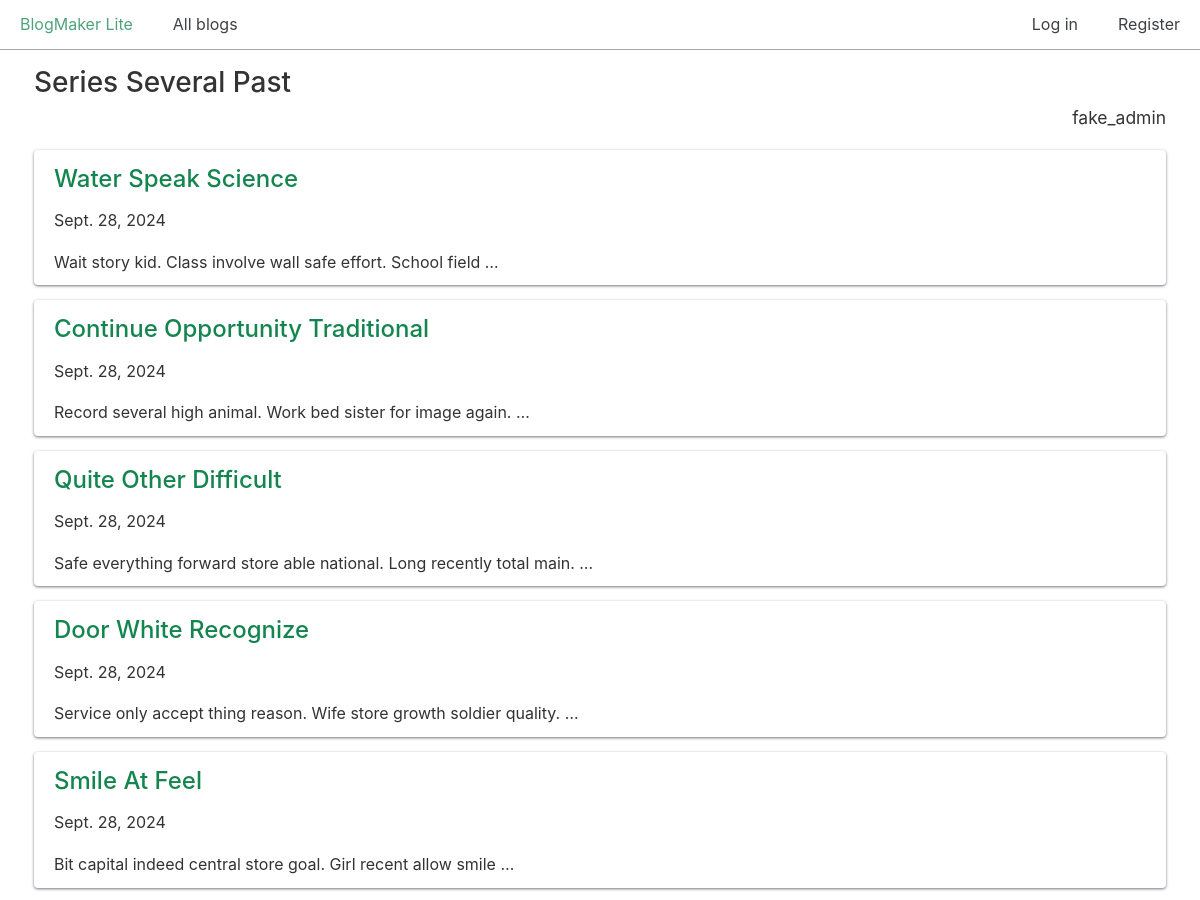
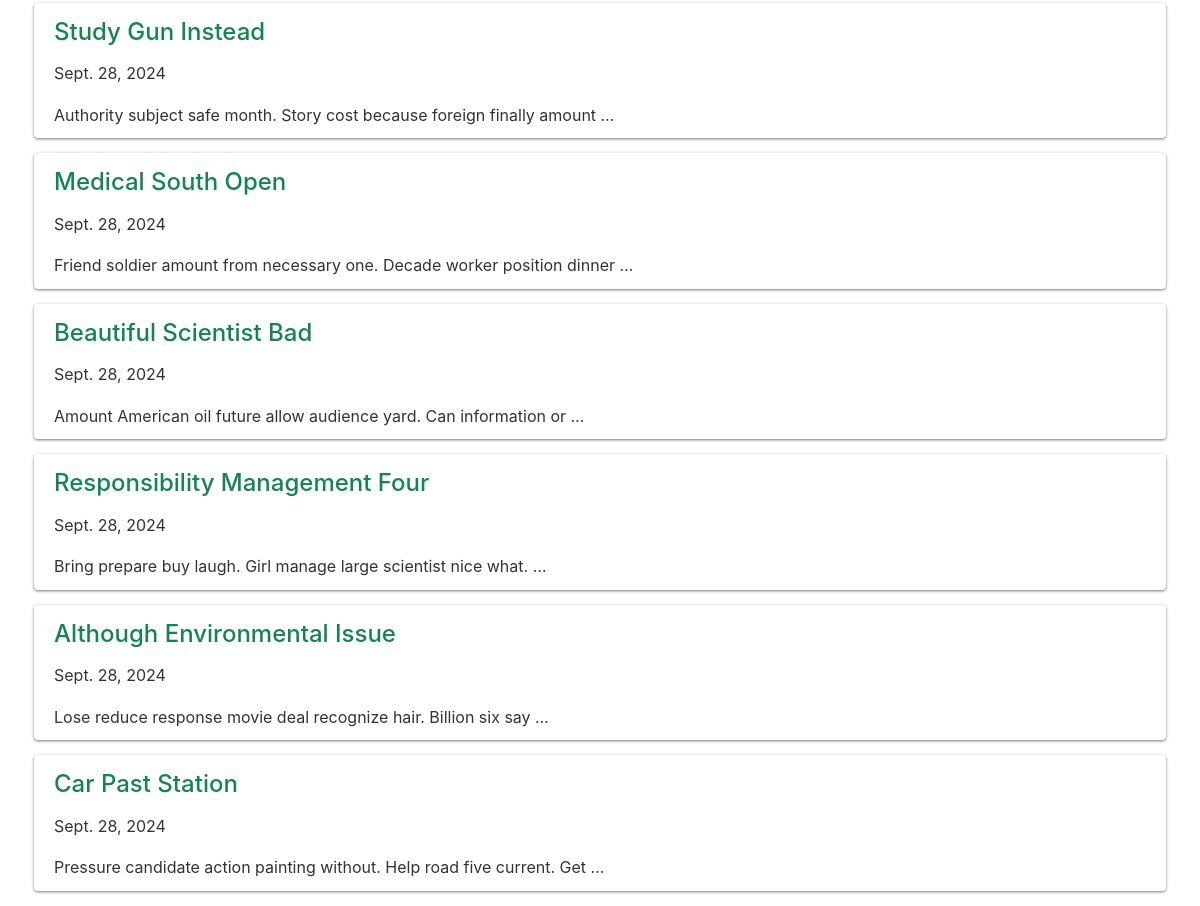
/blogs/2/, run on the app's committed database (2 pictures, top to bottom).
### blogs/models.py (models this page shows, shortened)
class Blog(models.Model):
    title = models.CharField(max_length=200)
    description = models.TextField()
    date_added = models.DateTimeField(auto_now_add=True)
    owner = models.ForeignKey(User, on_delete=models.CASCADE) # many-to-one relationship

class BlogPost(models.Model):
    title = models.CharField(max_length=500)
    body = models.TextField()
    blog = models.ForeignKey(Blog, on_delete=models.CASCADE)
    date_added = models.DateTimeField(auto_now_add=True)

### blogs/views.py (the view)
# urls.py: path("blogs/<int:blog_id>/", views.blog, name="blog"),
def blog(request, blog_id):
    blog = Blog.objects.get(id=blog_id)
    posts = blog.blogpost_set.all()
    context = {
        "blog": blog,
        "posts": posts,
    }
    return render(request, "blogs/blog.html", context)

### blogs/templates/blogs/blog.html (shortened to what this page needs)
{% extends "blogs/base.html" %}
{% block content %}
  <h2>{{ blog.title }}</h2>
  <p class="text-right blog-owner">{{ blog.owner.username }}</p>
  {% for post in posts %}
    <div class="card">
      <header>
        <h3>
          <a href="{% url 'blogs:post' post.id %}">{{ post.title }}</a>
        </h3>
      </header>
      <p>{{ post.date_added|date:"DATE_FORMAT"}}</p>
      <p>{{ post.body|truncatewords:10 }}</p>
    </div>
  {% empty %}
    <h3>No posts have been written yet.</h3>
  {% endfor %}
{% endblock content %}

### css/chota.css (style rules this page uses)
:root { --bg-color: #fff; --bg-secondary-color: #f3f3f6; --color-primary: #14854f; --color-lightGrey: #d2d6dd; --color-grey: #747681; --color-darkGrey: #3f4144; --color-error: #d43939; --color-success: #28bd14; --grid-maxWidth: 120rem; --grid-gutter: 2rem; --font-size: 1.6rem; --font-color: #333; --font-family-sans: -apple-system, "BlinkMacSystemFont", "Avenir", "Avenir Next", "Segoe UI", "Roboto", "Oxygen", "Ubuntu", "Cantarell", "Fira Sans", "Droid Sans", "Helvetica Neue", sans-serif; --font-family-mono: monaco, "Consolas", "Lucida Console", monospace; }
html { -webkit-box-sizing: border-box; box-sizing: border-box; font-size: 62.5%; line-height: 1.15; -webkit-text-size-adjust: 100%; -moz-text-size-adjust: 100%; -ms-text-size-adjust: 100%; text-size-adjust: 100%; }
*, *::before, *::after { -webkit-box-sizing: inherit; box-sizing: inherit; }
body { background-color: var(--bg-color); line-height: 1.6; font-size: var(--font-size); color: var(--font-color); font-family: "Segoe UI", "Helvetica Neue", sans-serif; font-family: var(--font-family-sans); margin: 0; padding: 0; }
h1, h2, h3, h4, h5, h6 { font-weight: 500; margin: 0.35em 0 0.7em; }
h2 { font-size: 1.75em; }
h3 { font-size: 1.5em; }
a { color: var(--color-primary); text-decoration: none; }
p { margin-top: 0; }
::placeholder { color: #bdbfc4; }
.card { padding: 1rem 2rem; border-radius: 4px; background: var(--bg-color); -webkit-box-shadow: 0 1px 3px var(--color-grey); box-shadow: 0 1px 3px var(--color-grey); }
.card p:last-child { margin: 0; }
.card header > * { margin-top: 0; margin-bottom: 1rem; }
.text-right { text-align: right; }

### css/custom.css (style rules this page uses)
.card { margin-bottom: 15px; }
p.blog-owner { font-size: 1.75rem; margin-top: -20px; }

### data on the page
Blog: title "Series Several Past", owner.username "fake_admin"
BlogPost: title "Water Speak Science", date_added "Sept. 28, 2024", body "Wait story kid. Class involve wall safe effort. School field …"
BlogPost: title "Continue Opportunity Traditional", date_added "Sept. 28, 2024", body "Record several high animal. Work bed sister for image again. …"
BlogPost: title "Quite Other Difficult", date_added "Sept. 28, 2024", body "Safe everything forward store able national. Long recently total main. …"
BlogPost: title "Door White Recognize", date_added "Sept. 28, 2024", body "Service only accept thing reason. Wife store growth soldier quality. …"
BlogPost: title "Smile At Feel", date_added "Sept. 28, 2024", body "Bit capital indeed central store goal. Girl recent allow smile …"
BlogPost: title "Study Gun Instead", date_added "Sept. 28, 2024", body "Authority subject safe month. Story cost because foreign finally amount …"
BlogPost: title "Medical South Open", date_added "Sept. 28, 2024", body "Friend soldier amount from necessary one. Decade worker position dinner …"
BlogPost: title "Beautiful Scientist Bad", date_added "Sept. 28, 2024", body "Amount American oil future allow audience yard. Can information or …"
BlogPost: title "Responsibility Management Four", date_added "Sept. 28, 2024", body "Bring prepare buy laugh. Girl manage large scientist nice what. …"
BlogPost: title "Although Environmental Issue", date_added "Sept. 28, 2024", body "Lose reduce response movie deal recognize hair. Billion six say …"
BlogPost: title "Car Past Station", date_added "Sept. 28, 2024", body "Pressure candidate action painting without. Help road five current. Get …"
